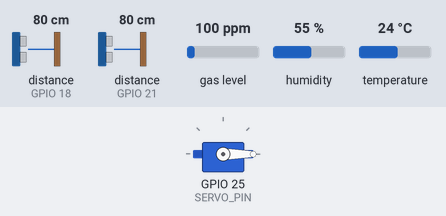
This sketch was run on a simulated ESP32. Shown: servo. Wiring (inferred from the names in the program): 2 × ultrasonic range finder: trigger GPIO 17, echo GPIO 18 / trigger GPIO 19, echo GPIO 21. The inputs (shaded band) are chosen by the test bench; at power-on: distance to the obstacle (sensors on GPIO 18, GPIO 21) 80 cm, gas level 100 ppm, humidity 55 %, temperature 24 °C. The echo pulse lasts 58.3 µs per cm; WiFi joins after 1.5 s; servers stay silent unless stated; random numbers use the default seed unless the sketch sets one; no MQTT or app messages arrive unless stated; what the sketch prints to the serial monitor is not drawn.

Above: at 2.7 s.
2.8 s: distance to the obstacle (sensor on GPIO 18) set to 12 cm
6.5 s: distance to the obstacle (sensor on GPIO 18) set to 9 cm
At 7.5 s:
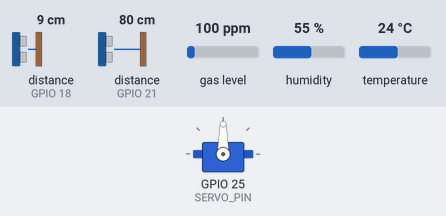
Timing chart, 0 to 9.5 s (numbered marks = the images above; inputs shaded):
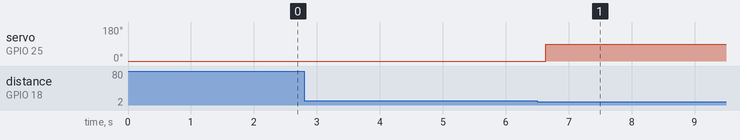

The sketch:

UAS_IOT.ino
```cpp
#include <WiFi.h>
#include <WiFiClientSecure.h>
#include <UniversalTelegramBot.h>
#include <ArduinoJson.h>
#include <ESP32Servo.h>
#include <DHT.h>
#include <MQUnifiedsensor.h>
#include <PubSubClient.h>

#define WIFI_SSID "Was"
#define WIFI_PASSWORD ""

#define BOT_TOKEN "8739672552:AAGl23e_4gSn1FUFrFfZ56f5bl-P7VWr8HU"
#define CHAT_ID "-1003576559597"

// konfigurasi kredensial antares sesuai log
const char* mqtt_server = "mqtt.antares.id";
const int mqtt_port = 1883;
const char* antares_access_key = "24d5f33b87a5cfdf:91b3cb47f9ff7a4e";
const char* antares_project = "SWMM";
const char* antares_device = "SWMMDevice";

#define MQ2_PIN 32
#define TRIG_EXT 17
#define ECHO_EXT 18
#define TRIG_INT 19
#define ECHO_INT 21
#define DHT_PIN 16
#define DHT_TYPE DHT11
#define SERVO_PIN 25

#define SERVO_OPEN_ANGLE 90
#define SERVO_CLOSE_ANGLE 0

WiFiClientSecure secured_client;
UniversalTelegramBot bot(BOT_TOKEN, secured_client);

WiFiClient mqtt_client;
PubSubClient mqtt(mqtt_client);

Servo lidServo;
DHT dht(DHT_PIN, DHT_TYPE);

#define Board ("ESP-32")
#define Type ("MQ-2")
#define Voltage_Resolution (3.3)
#define ADC_Bit_Resolution (12)
#define RatioMQ2CleanAir (9.83)
MQUnifiedsensor MQ2(Board, Voltage_Resolution, ADC_Bit_Resolution, MQ2_PIN, Type);

long lastSensorRead = 0;
long lastProximityRead = 0;
long lastTelegramPoll = 0;
long lastSerialPrint = 0;
long lastMqttPublish = 0;
long lastMqttReconnect = 0;
long lidOpenMillis = 0;

const long SENSOR_INTERVAL = 2000;
const long ULTRASONIC_INTERVAL = 150;
const long TELEGRAM_INTERVAL = 3000;
const long SERIAL_INTERVAL = 5000;
const long MQTT_INTERVAL = 5000;
const long LID_OPEN_DURATION = 15000;

bool isLidOpen = false;
int binHeightCm = 21;

bool tempAlertSent = false;
bool humAlertSent = false;
bool gasAlertSent = false;
bool fullAlertSent = false;

float temperature = 0;
float humidity = 0;
float gasPPM = 0;
float fillPercentage = 0;
float currentDistanceInt = 0;

float readDistance(int trigPin, int echoPin);
void handleNewMessages(int numNewMessages);
void processSensors();
void processProximity();
void evaluateThresholds();
void printToSerial();
void handleSerialCommands();
bool reconnectMqtt();
void mqttCallback(char* topic, byte* payload, int length);

void setup() {
  Serial.begin(115200);

  pinMode(TRIG_EXT, OUTPUT);
  pinMode(ECHO_EXT, INPUT);
  pinMode(TRIG_INT, OUTPUT);
  pinMode(ECHO_INT, INPUT);

  lidServo.setPeriodHertz(50);
  lidServo.attach(SERVO_PIN, 500, 2400);
  lidServo.write(SERVO_CLOSE_ANGLE);

  dht.begin();

  MQ2.setRegressionMethod(1);
  MQ2.setA(3616.1); MQ2.setB(-2.675);
  MQ2.init();

  Serial.print("menyiapkan sensor gas mq2...");
  float calcR0 = 0;
  for(int i = 1; i <= 10; i ++) {
    MQ2.update();
    calcR0 += MQ2.calibrate(RatioMQ2CleanAir);
  }
  MQ2.setR0(calcR0 / 10);
  Serial.println(" kalibrasi internal selesai.");
  if(isinf(calcR0)) { Serial.println("peringatan sistem: mq2 gagal merespon."); }

  Serial.print("menghubungkan perangkat ke wifi");
  WiFi.begin(WIFI_SSID, WIFI_PASSWORD);
  while (WiFi.status() != WL_CONNECTED) {
    Serial.print(".");
    delay(500);
  }
  Serial.println("\nberhasil terhubung ke jaringan internet.");

  secured_client.setCACert(TELEGRAM_CERTIFICATE_ROOT);

  // wajib untuk antares agar payload yang besar tidak terpotong
  mqtt.setBufferSize(1024);
  mqtt.setServer(mqtt_server, mqtt_port);
  mqtt.setCallback(mqttCallback);
}

void loop() {
  long currentMillis = millis();

  if (!mqtt.connected()) {
    if (currentMillis - lastMqttReconnect > 5000) {
      lastMqttReconnect = currentMillis;
      if (reconnectMqtt()) {
        lastMqttReconnect = 0;
      }
    }
  } else {
    mqtt.loop();
  }

  if (currentMillis - lastProximityRead >= ULTRASONIC_INTERVAL) {
    lastProximityRead = currentMillis;
    processProximity();
  }

  if (currentMillis - lastSensorRead >= SENSOR_INTERVAL) {
    lastSensorRead = currentMillis;
    processSensors();
    evaluateThresholds();
  }

  if (currentMillis - lastMqttPublish >= MQTT_INTERVAL) {
    lastMqttPublish = currentMillis;
    if (mqtt.connected()) {
      // serialisasi data sensor ke objek json
      StaticJsonDocument<200> innerDoc;
      innerDoc["suhu"] = temperature;
      innerDoc["kelembaban"] = humidity;
      innerDoc["gas"] = gasPPM;
      innerDoc["kapasitas"] = fillPercentage;
      String innerJson;
      serializeJson(innerDoc, innerJson);

      // mengubah tanda kutip agar sesuai dengan format string bersarang onem2m
      innerJson.replace("\"", "\\\"");

      // merakit manual payload string agar urutan format onem2m persis dengan standar antares
      String payload = "{\"m2m:rqp\":{";
      payload += "\"fr\":\"" + String(antares_access_key) + "\",";
      payload += "\"to\":\"/antares-cse/antares-id/" + String(antares_project) + "/" + String(antares_device) + "\",";
      payload += "\"op\":1,";
      payload += "\"rqi\":\"123456\",";
      payload += "\"pc\":{\"m2m:cin\":{\"cnf\":\"message\",\"con\":\"" + innerJson + "\"}},";
      payload += "\"ty\":4";
      payload += "}}";

      String pubTopic = "/oneM2M/req/" + String(antares_access_key) + "/antares-cse/json";
      bool terkirim = mqtt.publish(pubTopic.c_str(), payload.c_str());

      Serial.println("\n--- diagnostik transmisi antares ---");
      Serial.print("ukuran paket: "); Serial.print(payload.length()); Serial.println(" byte");
      Serial.println("paket data  : " + payload);

      if (terkirim) {
        Serial.println("status      : berhasil dikirim ke broker antares.");
      } else {
        Serial.println("status      : gagal dikirim! pastikan koneksi stabil.");
      }
      Serial.println("------------------------------------\n");
    }
  }

  if (currentMillis - lastTelegramPoll >= TELEGRAM_INTERVAL) {
    lastTelegramPoll = currentMillis;
    int numNewMessages = bot.getUpdates(bot.last_message_received + 1);
    while (numNewMessages) {
      handleNewMessages(numNewMessages);
      numNewMessages = bot.getUpdates(bot.last_message_received + 1);
    }
  }

  handleSerialCommands();

  if (currentMillis - lastSerialPrint >= SERIAL_INTERVAL) {
    lastSerialPrint = currentMillis;
    printToSerial();
  }

  if (isLidOpen && (millis() - lidOpenMillis >= LID_OPEN_DURATION)) {
    lidServo.write(SERVO_CLOSE_ANGLE);
    isLidOpen = false;
    Serial.println("sistem: durasi habis, penutup swmm ditutup otomatis.");
  }
}

bool reconnectMqtt() {
  Serial.print("mencoba terhubung ke broker mqtt antares...");
  String clientId = "swmmclient-" + String(random(0xffff), HEX);

  if (mqtt.connect(clientId.c_str())) {
    Serial.println("berhasil.");
    String subTopic = "/oneM2M/req/antares-cse/" + String(antares_access_key) + "/json";
    mqtt.subscribe(subTopic.c_str());
    return true;
  } else {
    Serial.println("gagal, akan mencoba lagi nanti.");
    return false;
  }
}

void mqttCallback(char* topic, byte* payload, int length) {
  String message;
  for (int i = 0; i < length; i++) {
    message += (char)payload[i];
  }

  if (message.indexOf("\"con\":\"1\"") > 0 || message.indexOf("\"con\":\"open\"") > 0) {
    lidServo.write(SERVO_OPEN_ANGLE);
    isLidOpen = true;
    lidOpenMillis = millis();
    Serial.println("mqtt antares: penutup dibuka dari jarak jauh.");
  } else if (message.indexOf("\"con\":\"0\"") > 0 || message.indexOf("\"con\":\"close\"") > 0) {
    lidServo.write(SERVO_CLOSE_ANGLE);
    isLidOpen = false;
    Serial.println("mqtt antares: penutup ditutup dari jarak jauh.");
  }
}

float readDistance(int trigPin, int echoPin) {
  digitalWrite(trigPin, LOW);
  delayMicroseconds(2);
  digitalWrite(trigPin, HIGH);
  delayMicroseconds(10);
  digitalWrite(trigPin, LOW);

  long duration = pulseIn(echoPin, HIGH, 30000);
  if (duration == 0) return -1;

  return (duration * 0.0343) / 2.0;
}

void processProximity() {
  float distExt = readDistance(TRIG_EXT, ECHO_EXT);

  if (distExt > 0 && distExt <= 10.0) {
    if (!isLidOpen) {
      Serial.println("sensor luar: pergerakan terdeteksi, membuka penutup swmm.");
    }
    lidServo.write(SERVO_OPEN_ANGLE);
    isLidOpen = true;
    lidOpenMillis = millis();
  }
}

void processSensors() {
  float t = dht.readTemperature();
  float h = dht.readHumidity();

  if (!isnan(t) && !isnan(h)) {
    temperature = t;
    humidity = h;
  }

  MQ2.update();
  gasPPM = MQ2.readSensor();

  currentDistanceInt = readDistance(TRIG_INT, ECHO_INT);

  if (currentDistanceInt > 0) {
    float fill = ((binHeightCm - currentDistanceInt) / binHeightCm) * 100.0;
    fillPercentage = constrain(fill, 0, 100);
  }
}

void evaluateThresholds() {
  if (temperature >= 38.0 && !tempAlertSent) {
    String alertMsg = "*!!! PERINGATAN SWMM !!!*\n";
    alertMsg += "-----------------------\n";
    alertMsg += "*Kondisi:* SUHU TINGGI\n";
    alertMsg += "*Terbaca:* " + String(temperature) + " °C\n\n";
    alertMsg += "Mohon segera periksa perangkat untuk menghindari risiko panas berlebih.";
    bot.sendMessage(CHAT_ID, alertMsg, "Markdown");
    Serial.println("peringatan: suhu swmm terdeteksi tinggi.");
    tempAlertSent = true;
  } else if (temperature < 35.0) { tempAlertSent = false; }

  if (humidity > 60.0 && !humAlertSent) {
    String alertMsg = "*!!! PERINGATAN SWMM !!!*\n";
    alertMsg += "-----------------------\n";
    alertMsg += "*Kondisi:* KELEMBABAN TINGGI\n";
    alertMsg += "*Terbaca:* " + String(humidity) + " %\n\n";
    alertMsg += "Sirkulasi udara mungkin terhambat, berpotensi mempercepat pembusukan.";
    bot.sendMessage(CHAT_ID, alertMsg, "Markdown");
    Serial.println("peringatan: kelembaban swmm terdeteksi tinggi.");
    humAlertSent = true;
  } else if (humidity < 55.0) { humAlertSent = false; }

  if (gasPPM >= 600.0 && !gasAlertSent) {
    String alertMsg = "*!!! PERINGATAN SWMM !!!*\n";
    alertMsg += "-----------------------\n";
    alertMsg += "*Kondisi:* GAS/BAU MENYENGAT\n";
    alertMsg += "*Terbaca:* " + String(gasPPM) + " ppm\n\n";
    alertMsg += "Terdeteksi penumpukan gas amonia atau metana dari proses pembusukan.";
    bot.sendMessage(CHAT_ID, alertMsg, "Markdown");
    Serial.println("peringatan: tingkat gas swmm tinggi.");
    gasAlertSent = true;
  } else if (gasPPM < 400.0) { gasAlertSent = false; }

  if (fillPercentage >= 80.0 && !fullAlertSent) {
    String alertMsg = "*!!! PERINGATAN SWMM !!!*\n";
    alertMsg += "-----------------------\n";
    alertMsg += "*Kondisi:* KAPASITAS HAMPIR PENUH\n";
    alertMsg += "*Terbaca:* " + String(fillPercentage) + " % (Sisa jarak: " + String(currentDistanceInt) + " cm)\n\n";
    alertMsg += "Mohon jadwalkan pengangkutan sampah segera.";
    bot.sendMessage(CHAT_ID, alertMsg, "Markdown");
    Serial.println("peringatan: tingkat penuh swmm hampir maksimal.");
    fullAlertSent = true;
  } else if (fillPercentage < 70.0) { fullAlertSent = false; }
}

void handleNewMessages(int numNewMessages) {
  for (int i = 0; i < numNewMessages; i++) {
    String chat_id = String(bot.messages[i].chat_id);
    String text = bot.messages[i].text;

    if (chat_id != CHAT_ID) continue;

    if (text == "/start" || text == "/help" || text == "/start@swmmIoT_bot" || text == "/help@swmmIoT_bot") {
      String helpMsg = "*[ SISTEM PENGONTROL SWMM ]*\n";
      helpMsg += "--------------------------\n";
      helpMsg += "Halo, saya adalah asisten bot untuk fasilitas tempat sampah cerdas Anda.\n\n";
      helpMsg += "*Daftar Perintah:*\n";
      helpMsg += "*/start* atau */help*\nMenampilkan daftar panduan ini.\n\n";
      helpMsg += "*/open*\nMembuka penutup bak secara paksa.\n\n";
      helpMsg += "*/close*\nMenutup penutup bak secara manual.\n\n";
      helpMsg += "*/status*\nMencetak laporan lengkap diagnostik sensor saat ini.";

      bot.sendMessage(chat_id, helpMsg, "Markdown");
      Serial.println("telegram: mengirim daftar perintah.");
    }
    else if (text == "/open" || text == "/open@swmmIoT_bot") {
      lidServo.write(SERVO_OPEN_ANGLE);
      isLidOpen = true;
      lidOpenMillis = millis();
      String msg = "*[ KONTROL SWMM ]*\n>> Status: *PENUTUP TERBUKA*\n\nInstruksi berhasil dieksekusi.";
      bot.sendMessage(chat_id, msg, "Markdown");
      Serial.println("telegram: memproses perintah buka penutup swmm.");
    }
    else if (text == "/close" || text == "/close@swmmIoT_bot") {
      lidServo.write(SERVO_CLOSE_ANGLE);
      isLidOpen = false;
      String msg = "*[ KONTROL SWMM ]*\n>> Status: *PENUTUP TERTUTUP*\n\nInstruksi berhasil dieksekusi.";
      bot.sendMessage(chat_id, msg, "Markdown");
      Serial.println("telegram: memproses perintah tutup penutup swmm.");
    }
    else if (text == "/status" || text == "/status@swmmIoT_bot") {
      String stat = "*[ LAPORAN STATUS SWMM ]*\n";
      stat += "--------------------------\n";
      stat += "*KAPASITAS RUANG*\n";
      stat += "- Tingkat Penuh : " + String(fillPercentage) + " %\n";
      stat += "- Jarak Aktual  : " + String(currentDistanceInt) + " cm\n\n";
      stat += "*KONDISI LINGKUNGAN*\n";
      stat += "- Suhu Udara    : " + String(temperature) + " °C\n";
      stat += "- Kelembaban    : " + String(humidity) + " %\n";
      stat += "- Tingkat Gas   : " + String(gasPPM) + " ppm\n\n";
      stat += "*STATUS PERANGKAT*\n";
      stat += "- Posisi Penutup: *" + String(isLidOpen ? "TERBUKA" : "TERTUTUP") + "*\n";
      stat += "--------------------------";

      bot.sendMessage(chat_id, stat, "Markdown");
      Serial.println("telegram: melayani permintaan status swmm.");
    }
  }
}

void printToSerial() {
  Serial.println("");
  Serial.println("status swmm saat ini");
  Serial.print("jarak aktual  : "); Serial.print(currentDistanceInt); Serial.println(" cm");
  Serial.print("tingkat penuh : "); Serial.print(fillPercentage); Serial.println(" %");
  Serial.print("suhu          : "); Serial.print(temperature); Serial.println(" c");
  Serial.print("kelembaban    : "); Serial.print(humidity); Serial.println(" %");
  Serial.print("tingkat gas   : "); Serial.print(gasPPM); Serial.println(" ppm");
  Serial.print("status penutup: "); Serial.println(isLidOpen ? "terbuka" : "tertutup");
  Serial.println("");
}

void handleSerialCommands() {
  if (Serial.available() > 0) {
    String command = Serial.readStringUntil('\n');
    command.trim();
    command.toLowerCase();

    if (command == "start" || command == "/start" || command == "help" || command == "/help") {
      Serial.println("daftar perintah swmm:");
      Serial.println("start atau /start - sapaan, tampilkan daftar perintah");
      Serial.println("help atau /help - tampilkan daftar perintah");
      Serial.println("open atau /open - buka penutup swmm");
      Serial.println("close atau /close - tutup penutup swmm");
      Serial.println("status atau /status - lihat status swmm (suhu, kelembaban, tingkat gas, tingkat penuh)");
    }
    else if (command == "open" || command == "/open") {
      lidServo.write(SERVO_OPEN_ANGLE);
      isLidOpen = true;
      lidOpenMillis = millis();
      Serial.println("serial: instruksi buka penutup swmm dijalankan.");
    }
    else if (command == "close" || command == "/close") {
      lidServo.write(SERVO_CLOSE_ANGLE);
      isLidOpen = false;
      Serial.println("serial: instruksi tutup penutup swmm dijalankan.");
    }
    else if (command == "status" || command == "/status") {
      Serial.println("serial: memanggil status swmm.");
      printToSerial();
    }
  }
}
```

Measured:
- the behaviour switches between 11 and 10 cm on distance to the obstacle (sensor on GPIO 18) (found by bisection; images 0 and 1)
- after the input at 2.8 s, every drawn part: stays the same
- after the input at 6.5 s, servo on GPIO 25 (SERVO_PIN): 0° → 90° after 0.13 s
